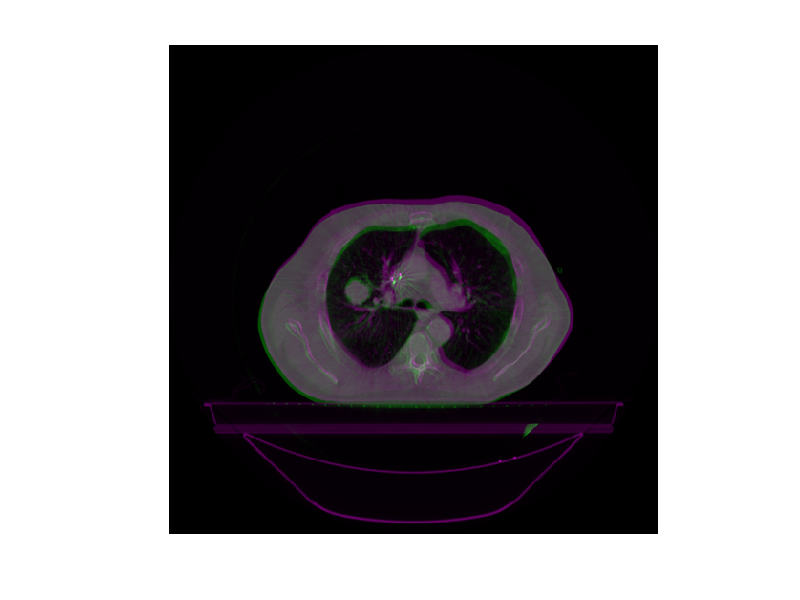

This figure's MATLAB source:
clear all

%%
load ('testImages')
h = imshowpair(ICB, ICT);
lim1 = 100;
lim2 = 200;
set(h, 'userdata', [lim1 lim2]) 